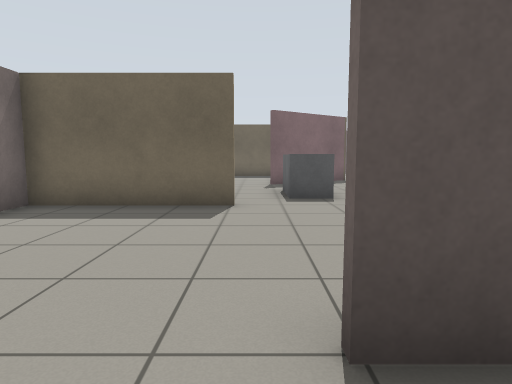
[1] (above)

21 first-person views from a walk through a robot-simulator world made for Gazebo. The camera is 0.94 m above the floor, tilts 6° down and sees 75° across. The floor is counted in squares, 1 m on a side. Each view is taken from the middle of a square. On the plan, view 1 faces up. The plan holds only what a view shows up to about 12 squares ahead; the rest is blank.

[2]
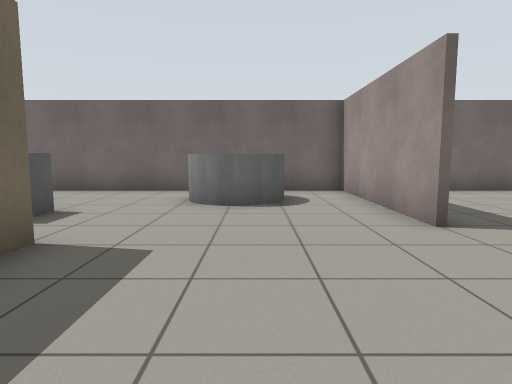

[3]
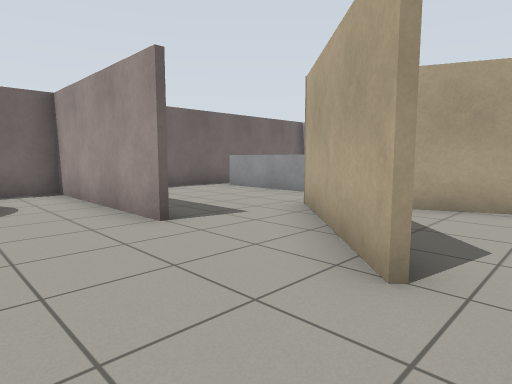

[4]
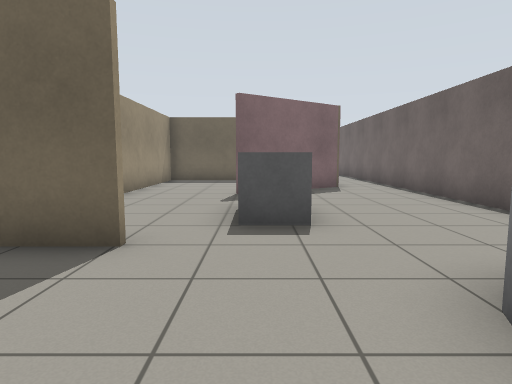

[5]
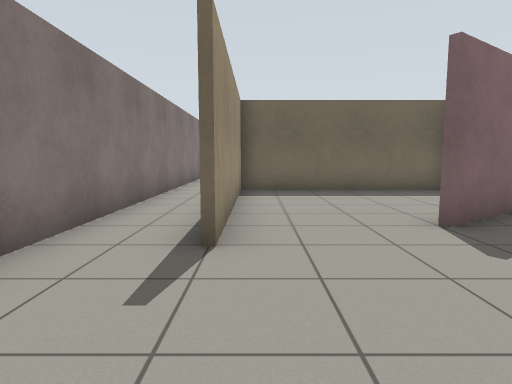

[6]
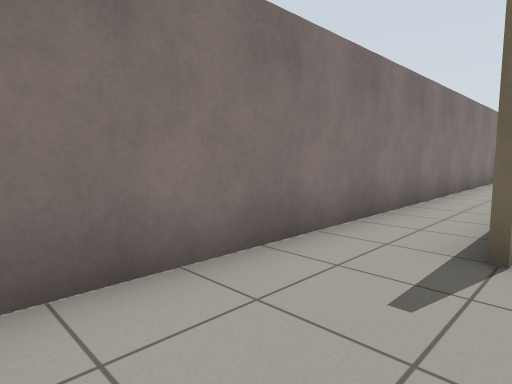

[7]
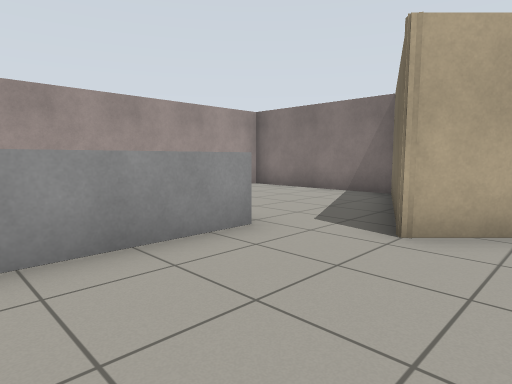

[8]
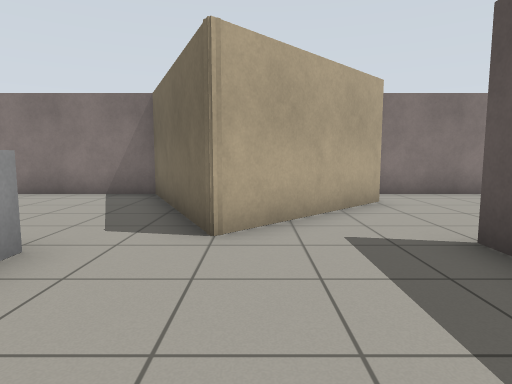

[9]
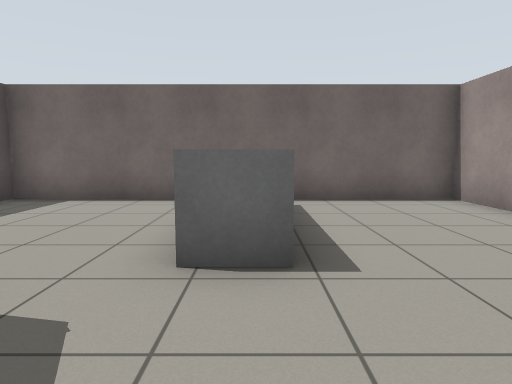

[10]
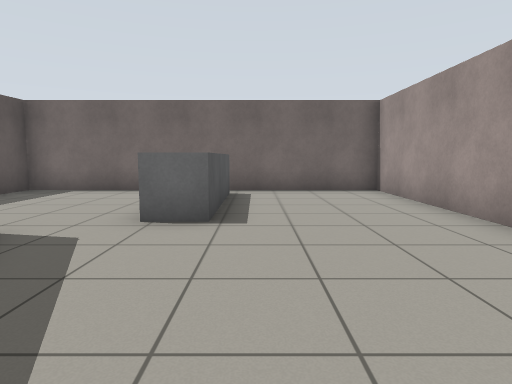

[11]
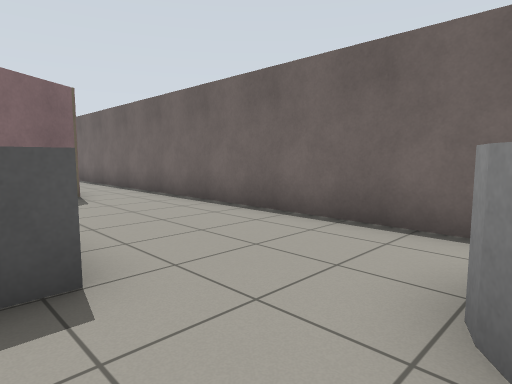

[12]
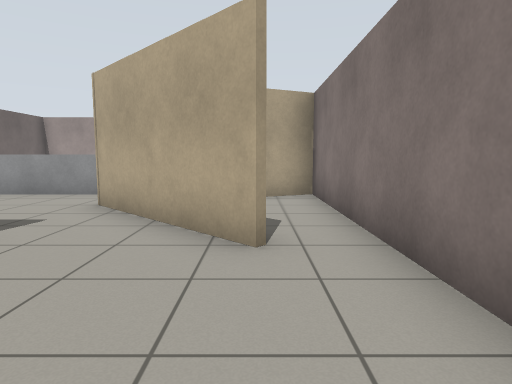

[13]
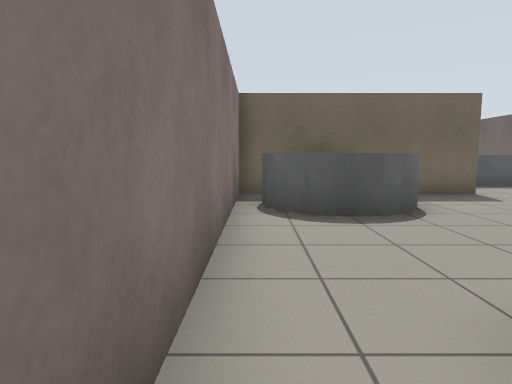

[14]
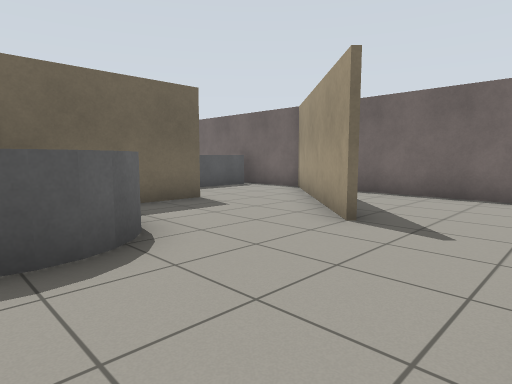

[15]
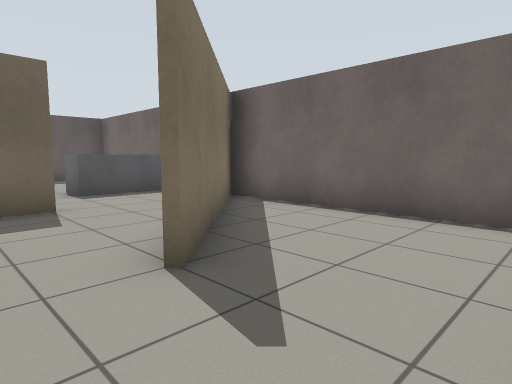

[16]
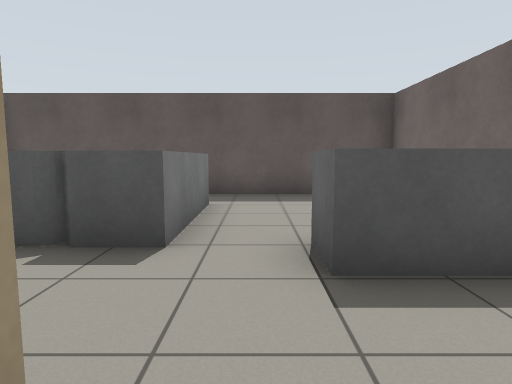

[17]
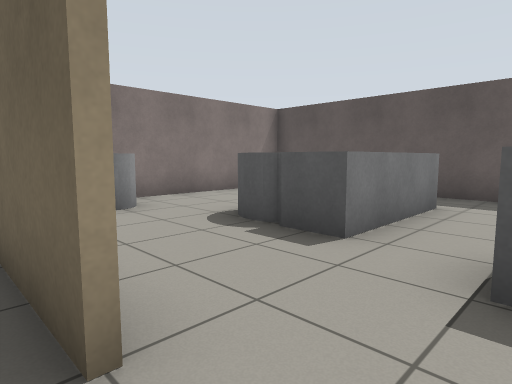

[18]
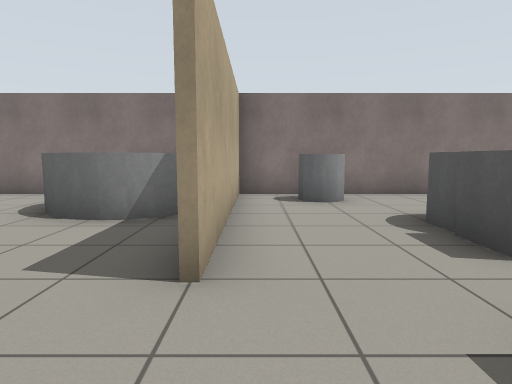

[19]
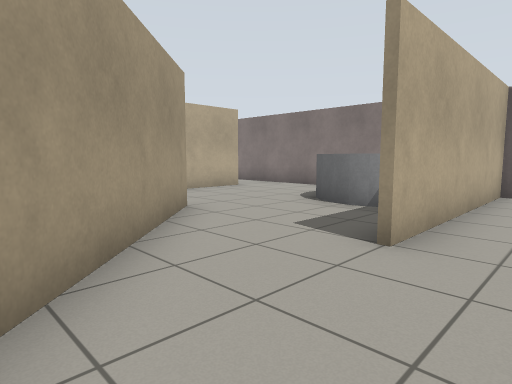

[20]
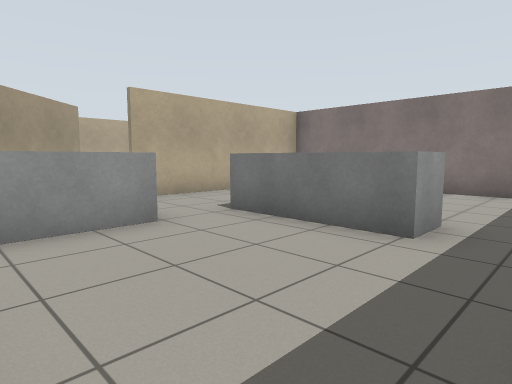

[21]
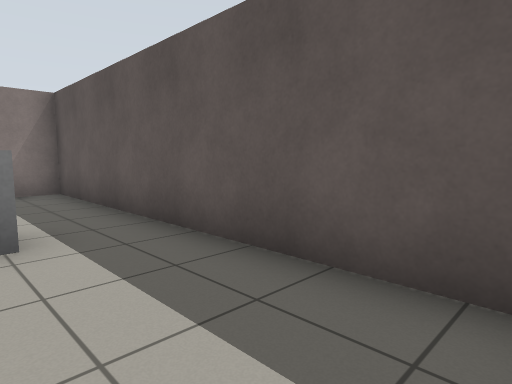

### Floor plan
Points are (right, up) in squares from view 1. A wall is a line through its corners. A room is listed if a view was taken in it or the views show most of it. See-through windows are left out.
Room 1 (views 1, 7, 8, 9, 10)
walls: (-1.3, -0.1) (0.1, -1.5) (-4.4, -3.6); (1.2, 1.4) (0.4, 1.4); (-4.4, -3) (-4.4, -8.4) (5.4, -8.4) (5.4, 1.1); (5.5, 1.4) (4.2, 1.4)
ways out: opening at (0, 1) to room 2
objects: grey box (1, -4) to (4, -4)
Room 2 (views 2, 3, 4, 5, 6, 11, 12, 13)
walls: (-0.4, 6.4) (-4.4, 6.4) (-4.4, 1.5); (3.6, 13.5) (0.5, 11.3); (0.4, 1.6) (5.5, 1.6); (-3, 1.6) (-1.3, -0.1); (5.4, 1.1) (5.4, 16.6); (3.3, 16.4) (-2.5, 16.4); (-2.4, 16.1) (-2.4, 10.4); (-4.4, 16.4) (-4.4, 7.2)
ways out: opening at (0, 1) to room 1; opening at (-4, 17) to room 3; opening at (4.5, 17) to room 3; opening at (-4, 1) to room 4
objects: grey box (1, 8) to (2, 9); grey cylinder (3, 4) to (4, 5)
Room 3 (views 14, 15, 16, 17, 18, 19, 20, 21)
walls: (-0.5, 23.6) (1.6, 23.6); (1.6, 23.4) (-0.6, 23.4); (-3.5, 23.4) (-4.5, 23.4); (-4.5, 23.6) (-3.4, 23.6); (1.4, 19.5) (5.4, 23.5) (5.4, 31.4) (-4.4, 31.4) (-4.4, 16.4); (-2.6, 16.6) (-0.5, 16.6); (5.4, 16.6) (5.4, 23.3) (1.5, 19.4)
ways out: opening at (-4, 17) to room 2; opening at (4.5, 17) to room 2
objects: grey cylinder (-4, 20) to (-1, 23); grey cylinder (-4, 25) to (-3, 26); grey cylinder (-1, 27) to (0, 28); grey box (0, 27) to (1, 29); grey box (3, 26) to (5, 26)
Room 4 (no view inside)
walls: (-4.5, -3.4) (-1.8, -2.2); (-4.4, 1.5) (-4.4, -3)
ways out: opening at (-4, 1) to room 2

Where each view was taken, in squares from view 1:
view 1: 0 up, 0 right, facing up
view 2: 4 up, 4 left, facing right
view 3: 4 up, 4 left, facing down-right
view 4: 3 up, 1 right, facing up
view 5: 7 up, 2 left, facing up
view 6: 7 up, 2 left, facing up-left
view 7: 0 up, 4 right, facing down-left
view 8: 1 down, 4 right, facing left
view 9: 4 down, 2 left, facing right
view 10: 5 down, 4 left, facing right
view 11: 5 up, 1 right, facing up-right
view 12: 5 up, 3 left, facing down
view 13: 15 up, 4 left, facing up
view 14: 17 up, 3 left, facing up-right
view 15: 17 up, 0 right, facing up-right
view 16: 23 up, 2 right, facing up
view 17: 23 up, 3 right, facing up-left
view 18: 24 up, 4 right, facing left
view 19: 25 up, 5 right, facing down-left
view 20: 31 up, 5 right, facing down-left
view 21: 29 up, 5 right, facing up-left
